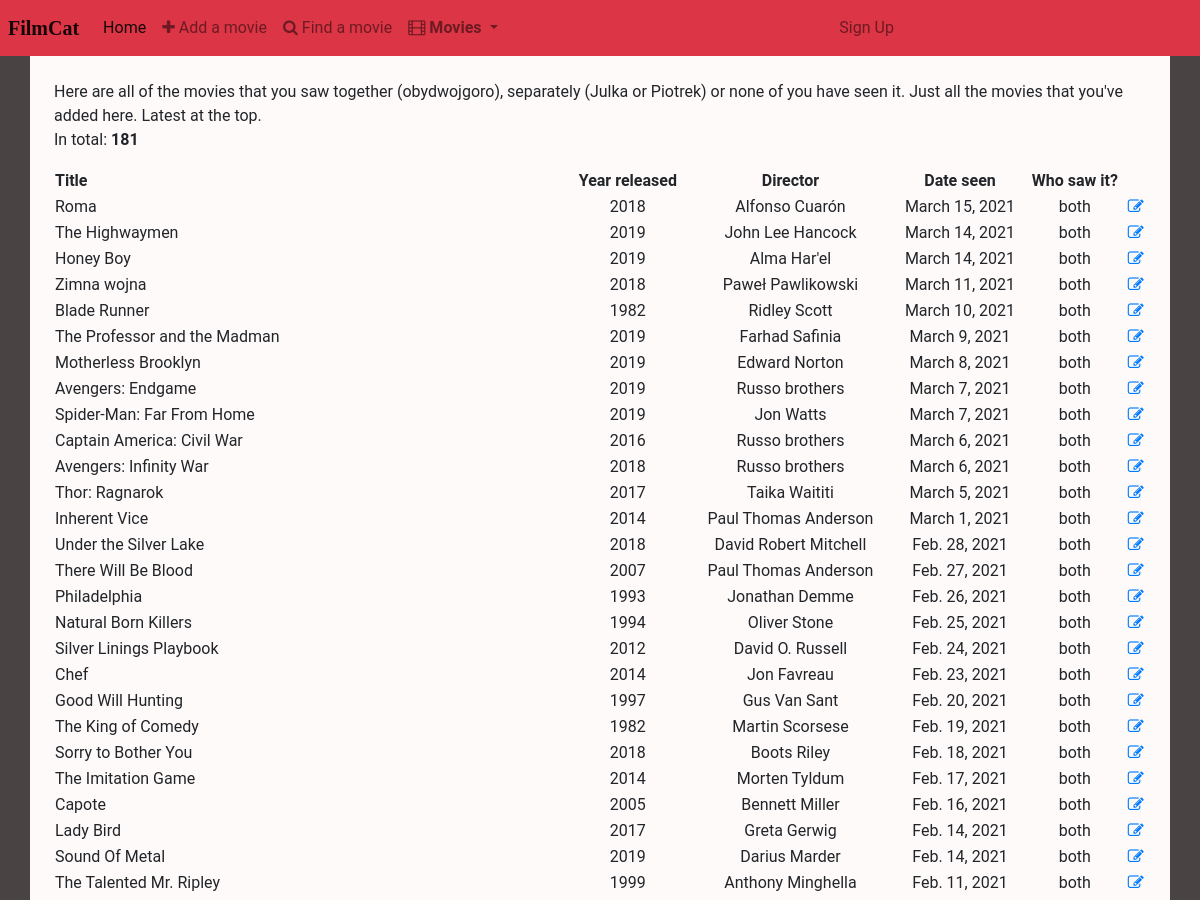
Before: /all_movies/ (upper part) with the older database file.
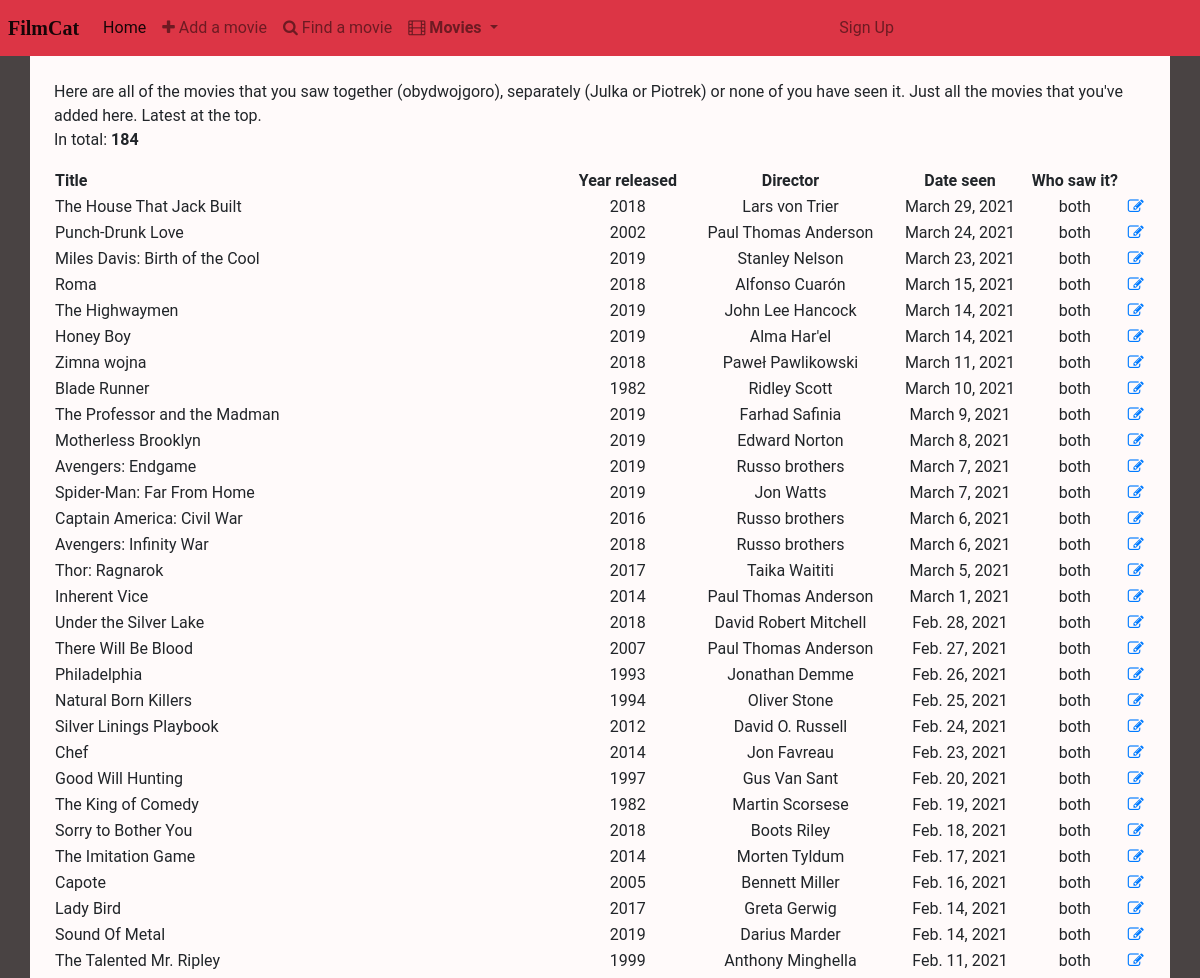
After: the same page with the newer database file.
### filmcatapp/models.py (models this page shows, shortened)
class Movie(models.Model):
    BOTH = 'BT'
    NOBODY = 'NB'
    JULKASEEN = 'JK'
    PIOTREKSEEN = 'PK'
    SEEN_CHOICES = [
        (BOTH, 'both'),
        (NOBODY, 'nobody'),
        (JULKASEEN, 'Julka'),
        (PIOTREKSEEN, 'Piotrek')
    ]
    title = models.CharField(max_length=100, primary_key=True, unique=True)
    release_year = models.PositiveSmallIntegerField(blank=True, null=True,)
    date_seen = models.DateField(blank=True, null=True)
    seen_by = models.CharField(
        choices=SEEN_CHOICES,
        max_length=2,
        blank=False,
        default='NB'
    )
    director = models.CharField(max_length=50, blank=True, null=True)
    tags = models.CharField(max_length=2500, blank=True, null=True)

### filmcatapp/views.py (the view)
# urls.py: path('all_movies/', views.all_movies),
def all_movies(request):
    movies_all = Movie.objects.all().order_by('-date_seen')
    args = {'movies': movies_all}
    template_name = 'filmcatapp/all_movies.html'
    return render(request, template_name, args)

### filmcatapp/templates/filmcatapp/all_movies.html
{% extends 'base.html' %}
{% block content %}
  <p>Here are all of the movies that you saw together (obydwojgoro), separately (Julka or Piotrek) or none of you have seen it. Just all the movies that you've added here. Latest at the top.<br>
    In total: <b>{{movies|length}}</b>
  </p>
  <table id="movie_table" class="sortable">
    <tr>
      <th style="text-align:left !important;">Title</th>
      <th>Year released</th>
      <th>Director</th>
      <th>Date seen</th>
      <th>Who saw it?</th>
      <th></th>
    </tr>
    {% for movie in movies %}
    <tr>
      <td style="text-align:left !important;">{{ movie.title }}</td>
      <td>{{ movie.release_year }}</td>
      {% if movie.director is None %}
      <td>-</td>
      {% else %}
      <td>{{ movie.director }}</td>
      {% endif %}
      {% if movie.date_seen is None %}
      <td>-</td>
      {% else %}
      <td>{{ movie.date_seen }}</td>
      {% endif %}
      <td>{{ movie.get_seen_by_display }}</td>
      <td> <a href="/edit_movie/{{ movie.title }}"> <i class="fa fa-edit"></i> </a></td>
    {% endfor %}
    </tr>
  </table>
{% endblock %}

Changed rows visible on the page:
added Movie: title "The House That Jack Built", release_year "2018", director "Lars von Trier", date_seen "March 29, 2021", seen_by "both"
added Movie: title "Punch-Drunk Love", release_year "2002", director "Paul Thomas Anderson", date_seen "March 24, 2021", seen_by "both"
added Movie: title "Miles Davis: Birth of the Cool", release_year "2019", director "Stanley Nelson", date_seen "March 23, 2021", seen_by "both"
Other visible differences:
{{ movies|length }}: "181" → "184"
